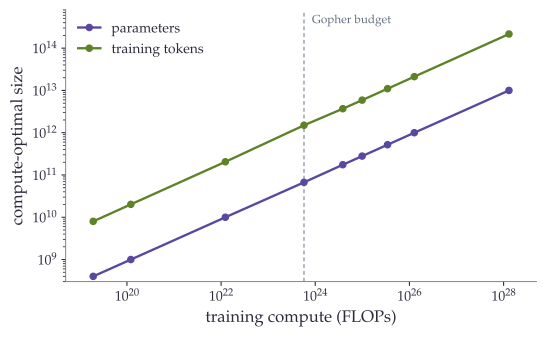

Python code for this plot:
"""
Chinchilla compute-optimal scaling: parameters and tokens rise together with compute.

ALL points are VERBATIM from Table 3 ("tab:compute") of Hoffmann et al. 2022,
"Training Compute-Optimal Large Language Models" (arXiv:2203.15556), main.tex:406-414.
Nothing is digitised from a figure: the loss curves / IsoFLOP parabolas are image-only
and are deliberately NOT reproduced. We only plot the authors' own projected
(FLOPs, parameters, tokens) rows, which directly show the headline result: for
compute-optimal training, model size and training tokens scale in equal proportion
(their fitted exponents a = b = 0.50, Approach 1).

Generates: plots/related_works/chinchilla_scaling.pdf
"""
import sys, os
sys.path.insert(0, os.path.join(os.path.dirname(__file__), ".."))

import numpy as np
import matplotlib.pyplot as plt
from matplotlib.ticker import LogLocator
from thesis_style import COLORS, apply_style

apply_style()

# Verbatim Table 3 (Approach 1 projections)
flops  = np.array([1.92e19, 1.21e20, 1.23e22, 5.76e23, 3.85e24,
                   9.90e24, 3.43e25, 1.27e26, 1.30e28])
params = np.array([0.4e9, 1e9, 10e9, 67e9, 175e9, 280e9, 520e9, 1e12, 10e12])
tokens = np.array([8.0e9, 20.2e9, 205.1e9, 1.5e12, 3.7e12,
                   5.9e12, 11.0e12, 21.2e12, 216.2e12])

fig, ax = plt.subplots(figsize=(5.6, 3.5))

ax.plot(flops, params, "-o", color=COLORS["primary_dark"], lw=1.7, ms=4.5,
        label="parameters", zorder=3)
ax.plot(flops, tokens, "-o", color=COLORS["secondary_dark"], lw=1.7, ms=4.5,
        label="training tokens", zorder=3)

# Gopher compute budget (the "1 Gopher unit" row, 5.76e23 FLOPs) — verbatim reference
ax.axvline(5.76e23, color=COLORS["neutral"], lw=0.7, ls=(0, (4, 3)), zorder=1)
ax.text(8.5e23, 4.5e14, "Gopher budget", color=COLORS["neutral"], fontsize=8.5,
        ha="left", va="center")

ax.set_xscale("log")
ax.set_yscale("log")
ax.set_xlabel("training compute (FLOPs)")
ax.set_ylabel("compute-optimal size")
ax.set_xlim(5e18, 5e28)
ax.set_ylim(3e8, 8e14)
ax.xaxis.set_major_locator(LogLocator(base=10, numticks=8))
ax.tick_params(length=3)

ax.legend(loc="upper left", frameon=False, handlelength=1.6, labelspacing=0.5)

fig.tight_layout()
out = os.path.join(os.path.dirname(__file__), "chinchilla_scaling.pdf")
fig.savefig(out, bbox_inches="tight")
print("wrote", out)
